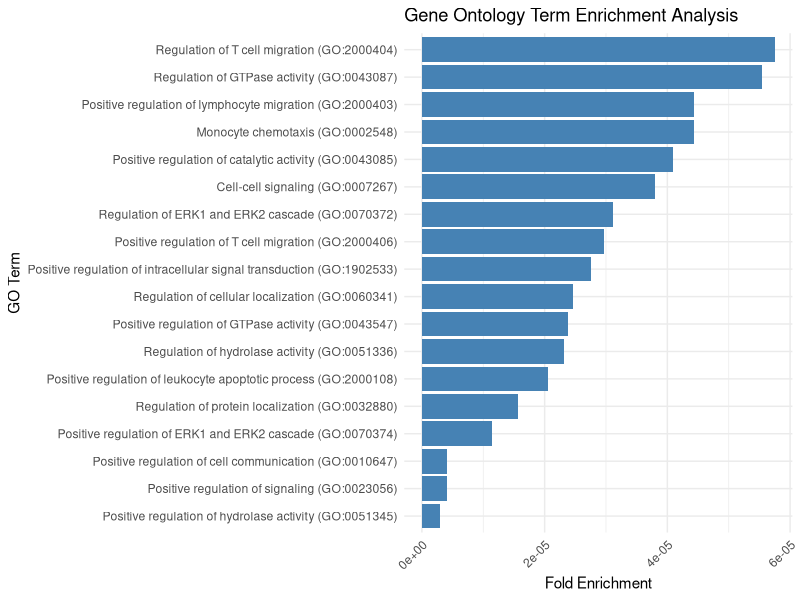

Here is the R script that generated this plot:
# Load the necessary library
library(ggplot2)

# Create a data frame with the results
data <- data.frame(
  GO_Term = c(
    "Positive regulation of leukocyte apoptotic process (GO:2000108)",
    "Positive regulation of T cell migration (GO:2000406)",
    "Monocyte chemotaxis (GO:0002548)",
    "Positive regulation of lymphocyte migration (GO:2000403)",
    "Regulation of T cell migration (GO:2000404)",
    "Positive regulation of ERK1 and ERK2 cascade (GO:0070374)",
    "Positive regulation of GTPase activity (GO:0043547)",
    "Regulation of ERK1 and ERK2 cascade (GO:0070372)",
    "Regulation of GTPase activity (GO:0043087)",
    "Positive regulation of hydrolase activity (GO:0051345)",
    "Regulation of protein localization (GO:0032880)",
    "Regulation of hydrolase activity (GO:0051336)",
    "Regulation of cellular localization (GO:0060341)",
    "Positive regulation of intracellular signal transduction (GO:1902533)",
    "Cell-cell signaling (GO:0007267)",
    "Positive regulation of catalytic activity (GO:0043085)",
    "Positive regulation of signaling (GO:0023056)",
    "Positive regulation of cell communication (GO:0010647)"
  ),
  Fold_Enrichment = c(
    2.05E-05,
    2.96E-05,
    4.44E-05,
    4.44E-05,
    5.75E-05,
    1.15E-05,
    2.38E-05,
    3.11E-05,
    5.55E-05,
    2.92E-06,
    1.56E-05,
    2.32E-05,
    2.46E-05,
    2.76E-05,
    3.80E-05,
    4.09E-05,
    4.16E-06,
    4.17E-06
  )
)

# Create a bar plot
ggplot(data, aes(x = reorder(GO_Term, Fold_Enrichment), y = Fold_Enrichment)) +
  geom_bar(stat = "identity", fill = "steelblue") +
  coord_flip() +
  labs(x = "GO Term", y = "Fold Enrichment", title = "Gene Ontology Term Enrichment Analysis") +
  theme_minimal() +
  theme(axis.text.x = element_text(angle = 45, hjust = 1))

